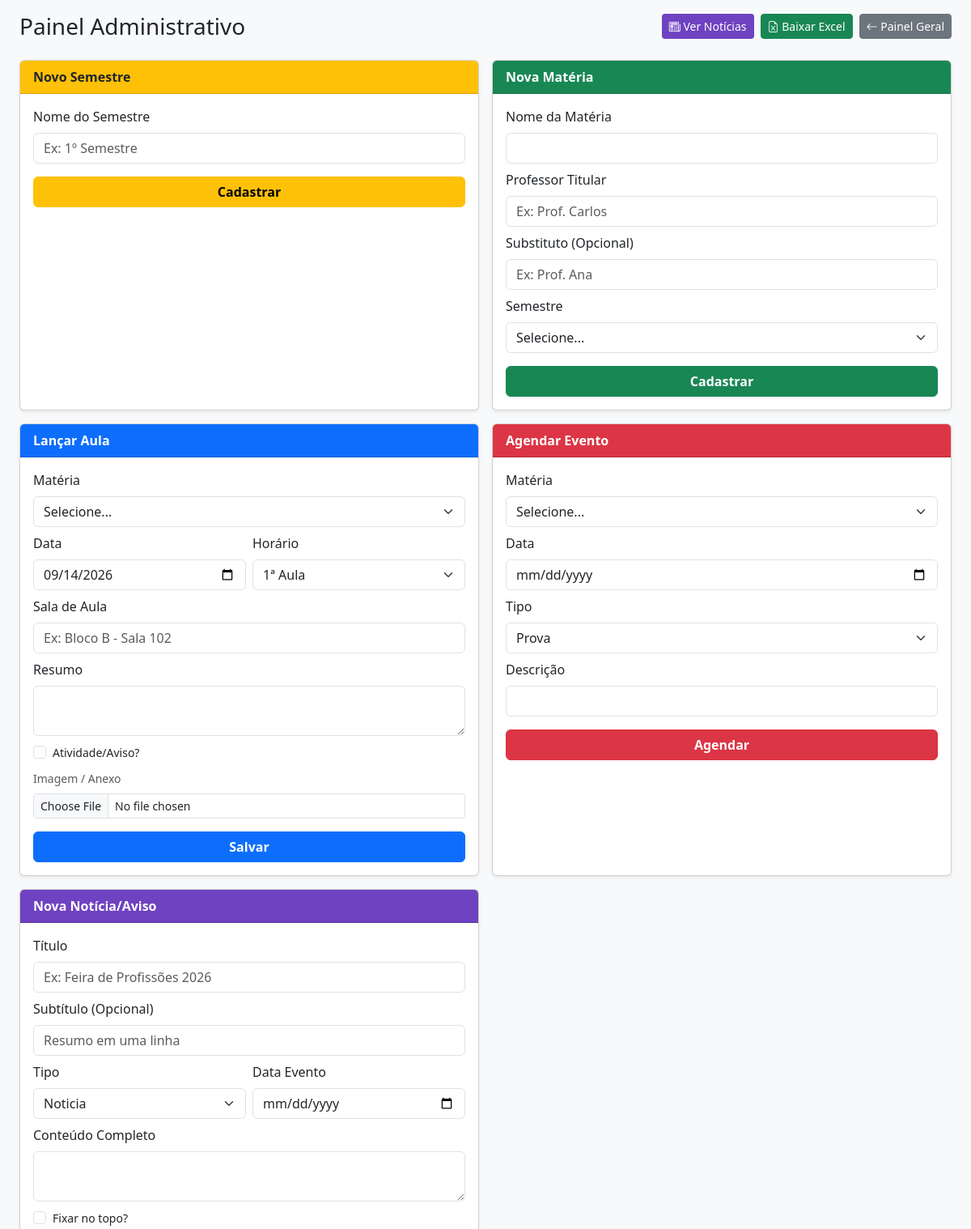
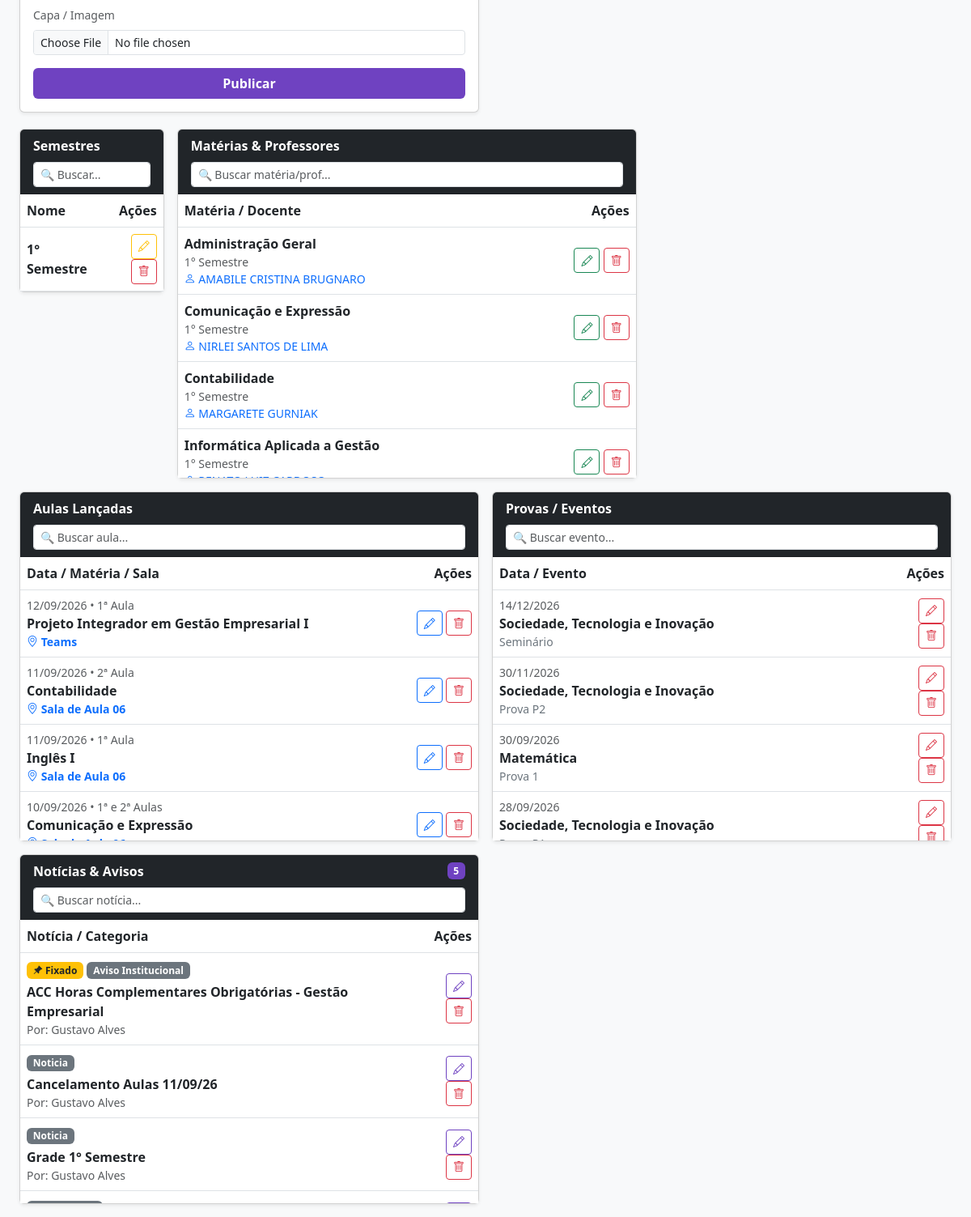
The page /admin.php (signed in) on the database its author committed (2 pictures, top to bottom).
### tables this page shows
CREATE TABLE `semestres` (
  `id` int(11) NOT NULL,
  `nome` varchar(50) NOT NULL,
  `data_inicio` date DEFAULT NULL,
  `data_fim` date DEFAULT NULL,
  `ativo` tinyint(1) DEFAULT 1,
  `created_at` timestamp NOT NULL DEFAULT current_timestamp()
);

CREATE TABLE `materias` (
  `id` int(11) NOT NULL,
  `semestre_id` int(11) NOT NULL,
  `nome` varchar(100) NOT NULL,
  `codigo` varchar(20) DEFAULT NULL,
  `professor` varchar(100) DEFAULT NULL,
  `professor_substituto` varchar(100) DEFAULT NULL,
  `sala` varchar(50) DEFAULT NULL,
  `dia_semana` enum('Segunda','Terça','Quarta','Quinta','Sexta','Sábado') NOT NULL
);

CREATE TABLE `diario_aulas` (
  `id` int(11) NOT NULL,
  `materia_id` int(11) NOT NULL,
  `data_aula` date NOT NULL,
  `horario` varchar(50) DEFAULT NULL,
  `horario_inicio` time DEFAULT NULL,
  `horario_fim` time DEFAULT NULL,
  `sala` varchar(50) DEFAULT NULL,
  `conteudo` text NOT NULL,
  `tem_atividade` tinyint(1) DEFAULT 0,
  `imagem_anexo` varchar(255) DEFAULT NULL,
  `created_at` timestamp NOT NULL DEFAULT current_timestamp()
);

CREATE TABLE `eventos_calendario` (
  `id` int(11) NOT NULL,
  `materia_id` int(11) NOT NULL,
  `data_evento` date NOT NULL,
  `tipo` enum('Prova','Trabalho','Projeto Integrador','Outro') NOT NULL,
  `descricao` varchar(255) NOT NULL
);

CREATE TABLE `noticias_eventos` (
  `id` int(11) NOT NULL,
  `titulo` varchar(200) NOT NULL,
  `subtitulo` varchar(255) DEFAULT NULL,
  `conteudo` text NOT NULL,
  `tipo` enum('Noticia','Evento','Aviso Institucional','Palestra','Estágio/Vaga') NOT NULL DEFAULT 'Noticia',
  `data_evento` date DEFAULT NULL,
  `imagem_capa` varchar(255) DEFAULT NULL,
  `fixado` tinyint(1) DEFAULT 0,
  `status` enum('rascunho','publicado') DEFAULT 'publicado',
  `usuario_id` int(11) NOT NULL,
  `created_at` timestamp NOT NULL DEFAULT current_timestamp(),
  `updated_at` timestamp NOT NULL DEFAULT current_timestamp() ON UPDATE current_timestamp()
);

CREATE TABLE `usuarios` (
  `id` int(11) NOT NULL,
  `nome` varchar(100) NOT NULL,
  `email` varchar(100) NOT NULL,
  `senha` varchar(255) NOT NULL,
  `perfil` enum('admin','aluno') DEFAULT 'aluno',
  `created_at` timestamp NOT NULL DEFAULT current_timestamp()
);

### admin.php (the view, shortened to what the rows shown need)
<?php
require_once __DIR__ . '/includes/config.php';
$semestres = $pdo->query("SELECT * FROM semestres ORDER BY id ASC")->fetchAll();
$materias = $pdo->query("SELECT m.*, s.nome as semestre FROM materias m JOIN semestres s ON m.semestre_id = s.id ORDER BY s.id DESC, m.nome ASC")->fetchAll();
$aulas_lista = $pdo->query("
    SELECT d.*, m.nome as materia_nome
    FROM diario_aulas d
    JOIN materias m ON d.materia_id = m.id
    ORDER BY d.data_aula DESC, d.id DESC
")->fetchAll();
$eventos_lista = $pdo->query("
    SELECT e.*, m.nome as materia_nome
    FROM eventos_calendario e
    JOIN materias m ON e.materia_id = m.id
    ORDER BY e.data_evento DESC, e.id DESC
")->fetchAll();
$noticias_lista = $pdo->query("
    SELECT n.*, u.nome as autor_nome
    FROM noticias_eventos n
    LEFT JOIN usuarios u ON n.usuario_id = u.id
    ORDER BY n.fixado DESC, n.created_at DESC
")->fetchAll();
?>
<!DOCTYPE html>
<html lang="pt-BR">
<head>
    <link href="https://cdn.jsdelivr.net/npm/bootstrap@5.3.0/dist/css/bootstrap.min.css" rel="stylesheet">
    <link rel="stylesheet" href="https://cdn.jsdelivr.net/npm/bootstrap-icons@1.11.0/font/bootstrap-icons.css">
</head>
<body class="bg-light">
<div class="container-fluid px-2 px-md-4 py-3">
    <div class="d-flex flex-column flex-md-row justify-content-between align-items-md-center gap-2 mb-4">
        <h2 class="h3 mb-0">Painel Administrativo</h2>
    </div>
    <div class="row g-3 mt-1">
        <div class="col-12 col-md-6 col-xl-2">
            <div class="card shadow-sm">
                <div class="table-responsive" style="max-height: 350px;">
                    <table class="table table-hover align-middle mb-0" id="tabela-semestres">
                        <thead>
                            <tr>
                                <th>Nome</th>
                                <th class="text-end">Ações</th>
                            </tr>
                        </thead>
                        <tbody>
                            <?php foreach ($semestres as $sem): ?>
                            <tr>
                                <td><strong><?= htmlspecialchars($sem['nome']) ?></strong></td>
                                <td class="text-end">
                                    <a href="admin.php?editar_semestre=<?= $sem['id'] ?>" class="btn btn-sm btn-outline-warning"><i class="bi bi-pencil"></i></a>
                                    <a href="admin.php?acao=excluir_semestre&id=<?= $sem['id'] ?>" class="btn btn-sm btn-outline-danger" onclick="return confirm('Excluir este semestre?')"><i class="bi bi-trash"></i></a>
                                </td>
                            </tr>
                            <?php endforeach; ?>
                        </tbody>
                    </table>
                </div>
            </div>
        </div>
        <div class="col-12 col-md-6 col-xl-2.5">
            <div class="card shadow-sm">
                <div class="table-responsive" style="max-height: 350px;">
                    <table class="table table-hover align-middle mb-0" id="tabela-materias">
                        <thead>
                            <tr>
                                <th>Matéria / Docente</th>
                                <th class="text-end">Ações</th>
                            </tr>
                        </thead>
                        <tbody>
                            <?php foreach ($materias as $mat): ?>
                            <tr>
                                <td>
                                    <strong><?= htmlspecialchars($mat['nome']) ?></strong>
                                    <small class="text-muted d-block"><?= htmlspecialchars($mat['semestre']) ?></small>
                                    <?php if ($mat['professor']): ?>
                                        <small class="text-primary d-block"><i class="bi bi-person"></i> <?= htmlspecialchars($mat['professor']) ?></small>
                                    <?php endif; ?>
                                </td>
                                <td class="text-end">
                                    <a href="admin.php?editar_materia=<?= $mat['id'] ?>" class="btn btn-sm btn-outline-success"><i class="bi bi-pencil"></i></a>
                                    <a href="admin.php?acao=excluir_materia&id=<?= $mat['id'] ?>" class="btn btn-sm btn-outline-danger" onclick="return confirm('Excluir esta matéria?')"><i class="bi bi-trash"></i></a>
                                </td>
                            </tr>
                            <?php endforeach; ?>
                        </tbody>
                    </table>
                </div>
            </div>
        </div>
        <div class="col-12 col-md-6 col-xl-2.5">
            <div class="card shadow-sm">
                <div class="table-responsive" style="max-height: 350px;">
                    <table class="table table-hover align-middle mb-0" id="tabela-aulas">
                        <thead>
                            <tr>
                                <th>Data / Matéria / Sala</th>
                                <th class="text-end">Ações</th>
                            </tr>
                        </thead>
                        <tbody>
                            <?php foreach ($aulas_lista as $a): ?>
                            <tr>
                                <td>
                                    <small class="text-muted d-block">
                                        <?= date('d/m/Y', strtotime($a['data_aula'])) ?>
                                        <?= !empty($a['horario']) ? ' • ' . htmlspecialchars($a['horario']) : '' ?>
                                    </small>
                                    <strong><?= htmlspecialchars($a['materia_nome']) ?></strong>
                                    <?php if ($a['sala']): ?>
                                        <small class="text-primary d-block fw-semibold"><i class="bi bi-geo-alt"></i> <?= htmlspecialchars($a['sala']) ?></small>
                                    <?php endif; ?>
                                </td>
                                <td class="text-end">
                                    <a href="admin.php?editar_aula=<?= $a['id'] ?>" class="btn btn-sm btn-outline-primary"><i class="bi bi-pencil"></i></a>
                                    <a href="admin.php?acao=excluir_aula&id=<?= $a['id'] ?>" class="btn btn-sm btn-outline-danger" onclick="return confirm('Excluir este registro?')"><i class="bi bi-trash"></i></a>
                                </td>
                            </tr>
                            <?php endforeach; ?>
                        </tbody>
                    </table>
                </div>
            </div>
        </div>
        <div class="col-12 col-md-6 col-xl-2.5">
            <div class="card shadow-sm">
                <div class="table-responsive" style="max-height: 350px;">
                    <table class="table table-hover align-middle mb-0" id="tabela-eventos">
                        <thead>
                            <tr>
                                <th>Data / Evento</th>
                                <th class="text-end">Ações</th>
                            </tr>
                        </thead>
                        <tbody>
                            <?php foreach ($eventos_lista as $ev): ?>
                            <tr>
                                <td>
                                    <small class="text-muted d-block"><?= date('d/m/Y', strtotime($ev['data_evento'])) ?></small>
                                    <strong><?= htmlspecialchars($ev['materia_nome']) ?></strong>
                                    <span class="d-block text-secondary small"><?= htmlspecialchars($ev['descricao']) ?></span>
                                </td>
                                <td class="text-end">
                                    <a href="admin.php?editar_evento=<?= $ev['id'] ?>" class="btn btn-sm btn-outline-danger"><i class="bi bi-pencil"></i></a>
                                    <a href="admin.php?acao=excluir_evento&id=<?= $ev['id'] ?>" class="btn btn-sm btn-outline-danger" onclick="return confirm('Excluir este evento?')"><i class="bi bi-trash"></i></a>
                                </td>
                            </tr>
                            <?php endforeach; ?>
                        </tbody>
                    </table>
                </div>
            </div>
        </div>
        <div class="col-12 col-md-6 col-xl-2.5">
            <div class="card shadow-sm">
                <div class="table-responsive" style="max-height: 350px;">
                    <table class="table table-hover align-middle mb-0" id="tabela-noticias">
                        <thead>
                            <tr>
                                <th>Notícia / Categoria</th>
                                <th class="text-end">Ações</th>
                            </tr>
                        </thead>
                        <tbody>
                            <?php foreach ($noticias_lista as $not): ?>
                            <tr>
                                <td>
                                    <?php if ($not['fixado']): ?>
                                        <span class="badge bg-warning text-dark"><i class="bi bi-pin-angle-fill"></i> Fixado</span>
                                    <?php endif; ?>
                                    <span class="badge bg-secondary"><?= htmlspecialchars($not['tipo']) ?></span>
                                    <strong class="d-block mt-1"><?= htmlspecialchars($not['titulo']) ?></strong>
                                    <small class="text-muted d-block">
                                        Por: <?= htmlspecialchars($not['autor_nome'] ?? 'Admin') ?>
                                    </small>
                                </td>
                                <td class="text-end">
                                    <a href="admin.php?editar_noticia=<?= $not['id'] ?>" class="btn btn-sm btn-outline-purple" style="color: #6f42c1; border-color: #6f42c1;"><i class="bi bi-pencil"></i></a>
                                    <a href="admin.php?acao=excluir_noticia&id=<?= $not['id'] ?>" class="btn btn-sm btn-outline-danger" onclick="return confirm('Excluir esta notícia?')"><i class="bi bi-trash"></i></a>
                                </td>
                            </tr>
                            <?php endforeach; ?>
                        </tbody>
                    </table>
                </div>
            </div>
        </div>
    </div>
</div>
</body>
</html>

### rows shown on the page
semestres: nome "1° Semestre"
materias: nome "Administração Geral", semestre.nome "1° Semestre", professor "AMABILE CRISTINA BRUGNARO"
materias: nome "Comunicação e Expressão", semestre.nome "1° Semestre", professor "NIRLEI SANTOS DE LIMA"
materias: nome "Contabilidade", semestre.nome "1° Semestre", professor "MARGARETE GURNIAK"
materias: nome "Informática Aplicada a Gestão", semestre.nome "1° Semestre"
diario_aulas: data_aula "12/09/2026", horario "1ª Aula", materia.nome "Projeto Integrador em Gestão Empresarial I", sala "Teams"
diario_aulas: data_aula "11/09/2026", horario "2ª Aula", materia.nome "Contabilidade", sala "Sala de Aula 06"
diario_aulas: data_aula "11/09/2026", horario "1ª Aula", materia.nome "Inglês I", sala "Sala de Aula 06"
diario_aulas: data_aula "10/09/2026", horario "1ª e 2ª Aulas", materia.nome "Comunicação e Expressão"
eventos_calendario: data_evento "14/12/2026", materia.nome "Sociedade, Tecnologia e Inovação", descricao "Seminário"
eventos_calendario: data_evento "30/11/2026", materia.nome "Sociedade, Tecnologia e Inovação", descricao "Prova P2"
eventos_calendario: data_evento "30/09/2026", materia.nome "Matemática", descricao "Prova 1"
eventos_calendario: data_evento "28/09/2026", materia.nome "Sociedade, Tecnologia e Inovação"
noticias_eventos: fixado 1 (drawn), tipo "Aviso Institucional", titulo "ACC Horas Complementares Obrigatórias - Gestão Empresarial", usuario.nome "Gustavo Alves"
noticias_eventos: tipo "Noticia", titulo "Cancelamento Aulas 11/09/26", usuario.nome "Gustavo Alves"
noticias_eventos: tipo "Noticia", titulo "Grade 1° Semestre", usuario.nome "Gustavo Alves"

### other values the page prints
count($noticias_lista) "5"
form field tipo "Prova"
form field tipo "Noticia"
